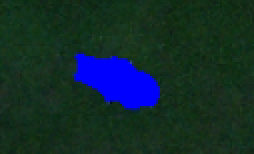
#> input picture src/Wulff_image_detection/template_images/antelope.png, 127 x 77 px (shown 2 times larger); its folder holds only this picture in this run
$ python analisys.py
#> lines starting #> are read from the running program, lines starting #| are printed output that depends on the picture; after the words box and inside, x2 and y2 are one past the last pixel; in counts of white or black regions, pixels touching at a corner belong together; long printed decimals are rounded
import cv2 as cv
import numpy as np
from pathlib import Path
import random
import json
import matplotlib.pyplot as plt

def get_data_from_image(img_file):
    img = cv.imread(img_file)
#> img is the input picture: shape (77, 127, 3); mean B, G, R 44.3, 43.5, 18.9

    img_hsv = cv.cvtColor(img, cv.COLOR_BGR2HSV)
#> img_hsv: shape (77, 127, 3); mean H, S, V 71.5, 153.6, 62.9
    mask = cv.inRange(img_hsv, (90,166,0), (180,255,255))
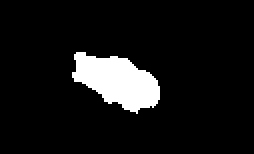
#> mask: shape (77, 127) (shown 2 times larger); 8.4% white; 1 white region, box (x1, y1, x2, y2) and area: (36, 26, 80, 57) 823
    mask = mask > 0
    img[mask] = (0, 0, 0)
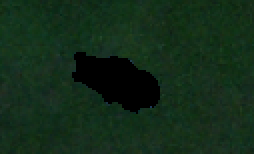
#> img: shape (77, 127, 3) (shown 2 times larger); 8.42% of pixels changed, all inside (x1, y1, x2, y2) = (36, 26, 80, 57)
    img[~mask] = (255, 255, 255)
    img = cv.GaussianBlur(img, (5, 5), 0)
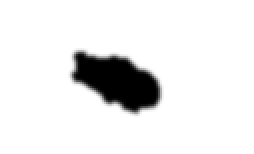
#> img: shape (77, 127, 3) (shown 2 times larger); min 0, max 255, mean 233.5
    img = cv.Canny(img, 100, 200)
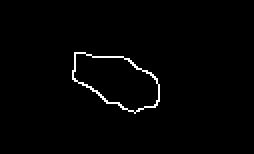
#> img: shape (77, 127) (shown 2 times larger); 1.4% white in thin lines or dots, all inside (x1, y1, x2, y2) = (36, 26, 80, 57)

    contours, hierarchy = cv.findContours(img, cv.RETR_TREE, cv.CHAIN_APPROX_SIMPLE)
#> contours = 2 contours; box (x1, y1, x2, y2) and area: (36, 26, 80, 57) 832, (36, 26, 80, 57) 802

    max_index, biggest_area = 0, 0
    color = (0, 0, 0)

    for idx, contour in enumerate(contours):
        area = cv.contourArea(contour, False)
        color = (random.randint(0, 255), random.randint(0, 255), random.randint(0, 255))

        # Only takes the bigges contour, and we asume that is the object
        if area > biggest_area:
            max_index = idx
            biggest_area = area
#> this loop made 2 passes
#> (area, color, max_index, biggest_area) on pass 1: (831.5, (197, 215, 20), 0, 831.5)
#> (area, color) on pass 2: (802.5, (132, 248, 207))
#> after the loop, biggest_area = 831.5; max_index = 0

    contour_img = np.zeros_like(img)
    #show contours
    for cnt in contours:
        cv.drawContours(contour_img, [cnt], -1, color, 2)
#> this loop made 2 passes
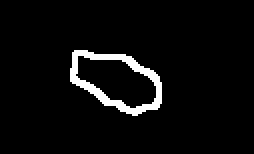
#> contour_img: shape (77, 127) (shown 2 times larger); values 0 (black) and 132 (white), 4.4% white; 1 white region, box (x1, y1, x2, y2) and area: (35, 25, 81, 58) 426

    P = cv.arcLength(contours[max_index], True)
#> P = 124.3
    A = cv.contourArea(contours[max_index])
#> A = 831.5
    compactness = (P * P) / A
#> compactness = 18.59
    print(img_file.stem,f"Compactness: {compactness}")
#| antelope Compactness: 18.589
    #return humoment and compactness
    hu_moments = cv.HuMoments(cv.moments(contours[max_index])).flatten()
#> hu_moments = [0.208, 0.0171, 0.000151, 3.79e-05, 2.87e-09, 4.93e-06, 1.41e-10]
    #normalize hu moments
    hu_moments = -1 * np.sign(hu_moments) * np.log10(np.abs(hu_moments))
#> hu_moments = [0.681, 1.77, 3.82, 4.42, 8.54, 5.31, 9.85]

    return hu_moments, compactness


hu_moments_list = []
compactness_list = []
names = []

# Collect data first
for image_path in Path('template_images').glob('*.png'):
    hu_moments, compactness = get_data_from_image(image_path)
#> hu_moments = [0.681, 1.77, 3.82, 4.42, 8.54, 5.31, 9.85]; compactness = 18.59
    hu_moments_list.append(hu_moments)
    compactness_list.append(compactness)
    names.append(image_path.stem)

hu_moments_array = np.array(hu_moments_list)  # shape: (n_images, 7)

plt.figure(figsize=(12, 6))

# Hu moments subplot
plt.subplot(1, 3, 1)
for i, name in enumerate(names):
    plt.plot(range(1, 8), hu_moments_array[i], marker='o', label=name)
plt.title('Hu Moments')
plt.xlabel('Moment')
plt.ylabel('Value')
plt.legend()

# Compactness subplot
plt.subplot(1, 3, 2)
plt.bar(names, compactness_list)  # bar chart for clarity
plt.title('Compactness')
plt.xlabel('Image')
plt.ylabel('Value')
plt.xticks(rotation=45)

plt.subplot(1, 3, 3)
hu_idx = 1
plt.scatter(hu_moments_array[:, hu_idx], compactness_list, color='b')
#names
for i, name in enumerate(names):
    plt.annotate(name, (hu_moments_array[i, hu_idx], compactness_list[i]), textcoords="offset points", xytext=(0,10), ha='center')
#> this loop made 1 pass

plt.title('Hu Moment 7 vs Compactness')
plt.xlabel('Hu Moment 7')
plt.ylabel('Compactness')

plt.tight_layout()
plt.show()
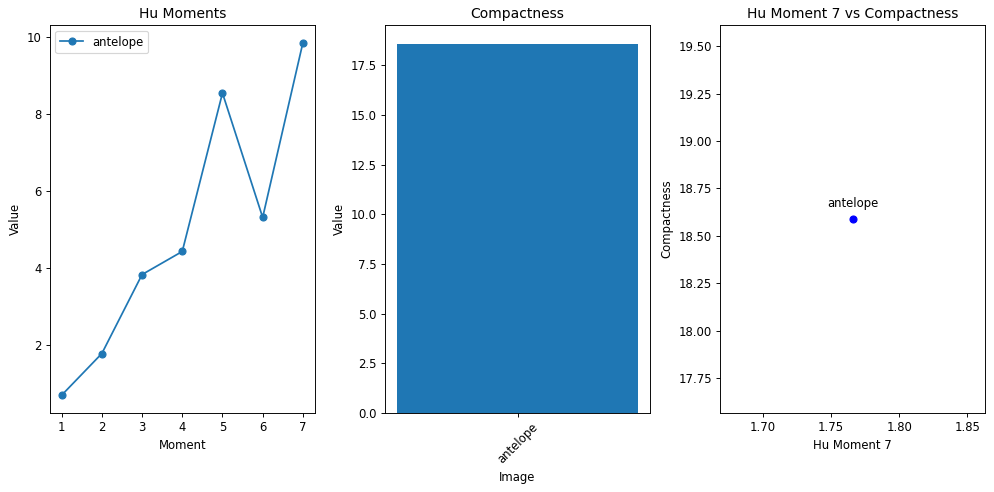
#> figure drawn by matplotlib, 3 panels

$ run again, on src/Wulff_image_detection/template_images/rhino.png
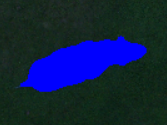
#> input picture src/Wulff_image_detection/template_images/rhino.png, 167 x 125 px
#> in get_data_from_image, img is the input picture: shape (125, 167, 3); mean B, G, R 67.4, 33, 16.2
#> img_hsv: shape (125, 167, 3); mean H, S, V 80.8, 152.7, 77.5
#> contours = 2 contours; box (x1, y1, x2, y2) and area: (18, 35, 147, 92) 3842, (18, 35, 147, 92) 3786
#> the loop in get_data_from_image, `for idx, contour in enumerate(contours):` made 2 passes
#> (area, color, max_index, biggest_area) on pass 1: (3842.5, (197, 215, 20), 0, 3842.5)
#> after the loop in get_data_from_image, `for idx, contour in enumerate(contours):`: biggest_area = 3842.5; max_index = 0
#> the loop in get_data_from_image, `for cnt in contours:` made 2 passes
#> after the loop in get_data_from_image, `for cnt in contours:`:
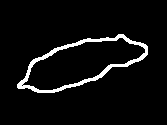
#> contour_img: shape (125, 167); values 0 (black) and 132 (white), 5.1% white; 1 white region, box (x1, y1, x2, y2) and area: (17, 34, 148, 93) 1071
#> P = 317.2
#> A = 3842.5
#> in get_data_from_image, `compactness = (P * P) / A`: compactness = 26.18
#| rhino Compactness: 26.181
#> in get_data_from_image, `hu_moments = cv.HuMoments(cv.moments(contours[max_index])).flatten()`: hu_moments = [0.291, 0.0582, 0.000669, 0.000251, 9.93e-08, 4.86e-05, -2.72e-08]
#> in get_data_from_image, `hu_moments = -1 * np.sign(hu_moments) * np.log10(np.abs(hu_moments))`: hu_moments = [0.536, 1.24, 3.17, 3.6, 7, 4.31, -7.56]
#> `hu_moments, compactness = get_data_from_image(image_path)`: compactness = 26.18
#> the loop `for i, name in enumerate(names):` made 1 pass
#> `plt.show()`:
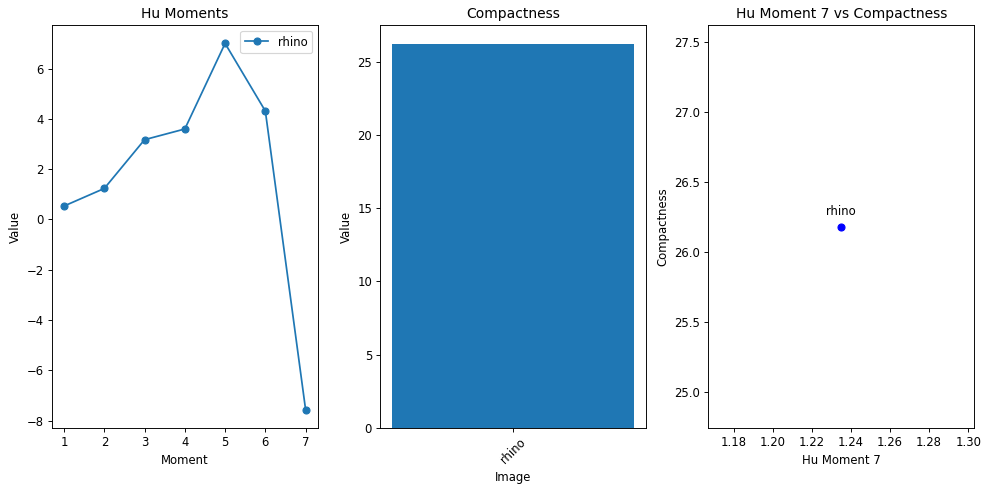
#> figure drawn by matplotlib, 3 panels

$ run again, on src/Wulff_image_detection/template_images/zebra.png
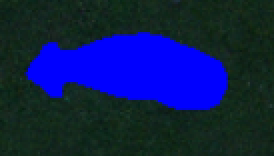
#> input picture src/Wulff_image_detection/template_images/zebra.png, 137 x 78 px (shown 2 times larger)
#> in get_data_from_image, img is the input picture: shape (78, 137, 3); mean B, G, R 83.3, 29.5, 13.9
#> img_hsv: shape (78, 137, 3); mean H, S, V 85.3, 165.9, 92
#> contours = 2 contours; box (x1, y1, x2, y2) and area: (12, 15, 114, 56) 2784, (12, 15, 114, 56) 2742
#> the loop in get_data_from_image, `for idx, contour in enumerate(contours):` made 2 passes
#> (area, color, max_index, biggest_area) on pass 1: (2784, (197, 215, 20), 0, 2784)
#> after the loop in get_data_from_image, `for idx, contour in enumerate(contours):`: biggest_area = 2784; max_index = 0
#> the loop in get_data_from_image, `for cnt in contours:` made 2 passes
#> after the loop in get_data_from_image, `for cnt in contours:`:
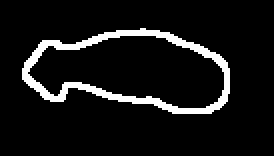
#> contour_img: shape (78, 137) (shown 2 times larger); values 0 (black) and 132 (white), 8.1% white; 1 white region, box (x1, y1, x2, y2) and area: (11, 14, 115, 57) 869
#> P = 259.8
#> A = 2784
#> in get_data_from_image, `compactness = (P * P) / A`: compactness = 24.25
#| zebra Compactness: 24.249
#> in get_data_from_image, `hu_moments = cv.HuMoments(cv.moments(contours[max_index])).flatten()`: hu_moments = [0.285, 0.0521, 0.00172, 0.000539, 4.74e-07, 8.53e-05, 2.11e-07]
#> in get_data_from_image, `hu_moments = -1 * np.sign(hu_moments) * np.log10(np.abs(hu_moments))`: hu_moments = [0.546, 1.28, 2.76, 3.27, 6.32, 4.07, 6.68]
#> `hu_moments, compactness = get_data_from_image(image_path)`: compactness = 24.25
#> the loop `for i, name in enumerate(names):` made 1 pass
#> `plt.show()`:
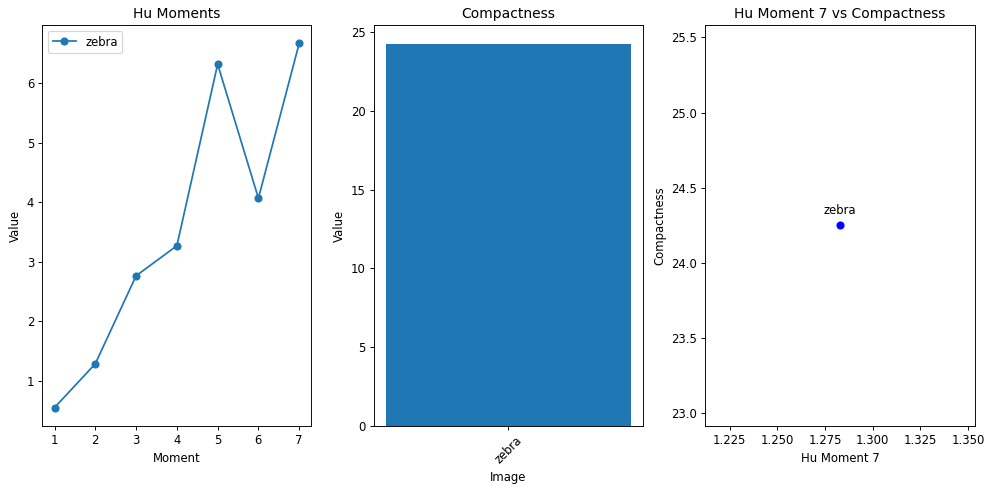
#> figure drawn by matplotlib, 3 panels

$ run again, on src/Wulff_image_detection/template_images/elephant.png
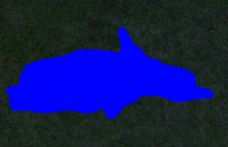
#> input picture src/Wulff_image_detection/template_images/elephant.png, 228 x 147 px
#> in get_data_from_image, img is the input picture: shape (147, 228, 3); mean B, G, R 92.5, 26.9, 18.2
#> img_hsv: shape (147, 228, 3); mean H, S, V 83.2, 137.4, 99.1
#> contours = 2 contours; box (x1, y1, x2, y2) and area: (5, 26, 213, 118) 9772, (5, 26, 213, 118) 9692
#> the loop in get_data_from_image, `for idx, contour in enumerate(contours):` made 2 passes
#> (area, color, max_index, biggest_area) on pass 1: (9771.5, (197, 215, 20), 0, 9771.5)
#> after the loop in get_data_from_image, `for idx, contour in enumerate(contours):`: biggest_area = 9771.5; max_index = 0
#> the loop in get_data_from_image, `for cnt in contours:` made 2 passes
#> after the loop in get_data_from_image, `for cnt in contours:`:
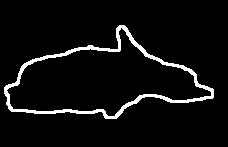
#> contour_img: shape (147, 228); values 0 (black) and 132 (white), 5.4% white; 1 white region, box (x1, y1, x2, y2) and area: (4, 25, 214, 119) 1816
#> P = 549.4
#> A = 9771.5
#> in get_data_from_image, `compactness = (P * P) / A`: compactness = 30.89
#| elephant Compactness: 30.890
#> in get_data_from_image, `hu_moments = cv.HuMoments(cv.moments(contours[max_index])).flatten()`: hu_moments = [0.281, 0.0481, 0.0015, 0.000318, 1.91e-07, 2.8e-05, -1.08e-07]
#> in get_data_from_image, `hu_moments = -1 * np.sign(hu_moments) * np.log10(np.abs(hu_moments))`: hu_moments = [0.552, 1.32, 2.82, 3.5, 6.72, 4.55, -6.97]
#> `hu_moments, compactness = get_data_from_image(image_path)`: compactness = 30.89
#> the loop `for i, name in enumerate(names):` made 1 pass
#> `plt.show()`:
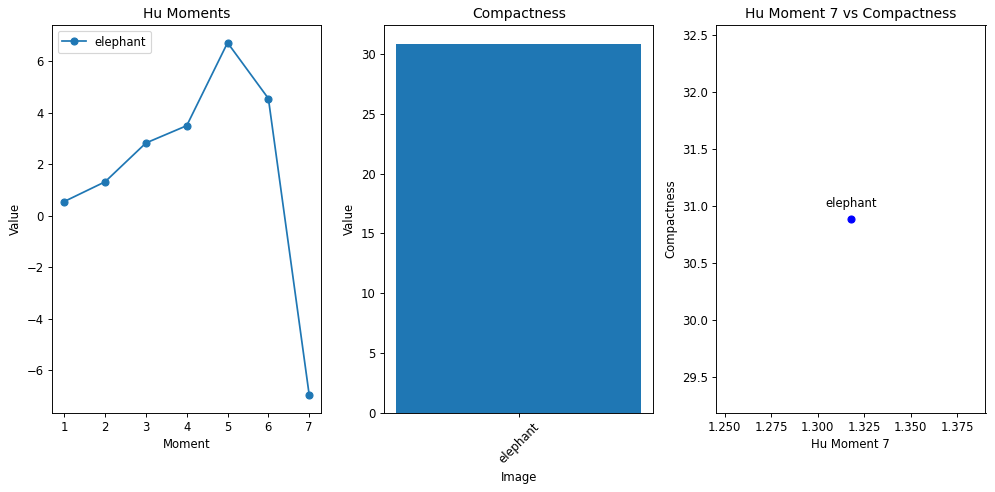
#> figure drawn by matplotlib, 3 panels
